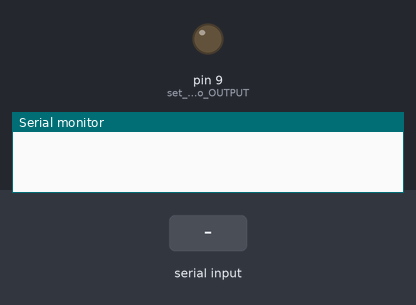
Recording of a sketch running on a simulated Arduino Uno, built with avr-gcc and run on an emulated ATmega328P. Parts: output pins drawn as LEDs (lit = HIGH), the last lines printed to the serial monitor. The inputs (shaded band) are chosen by the test bench.

Above: at 1.2 s.
1.3 s: "90,45\n" received over Serial
At 2.0 s:
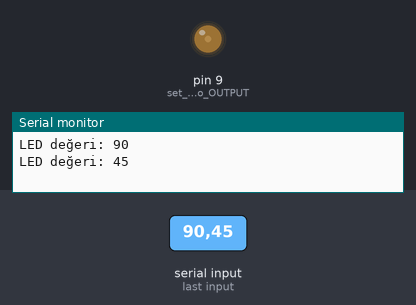
2.8 s: "30,150\n" received over Serial
At 3.2 s:
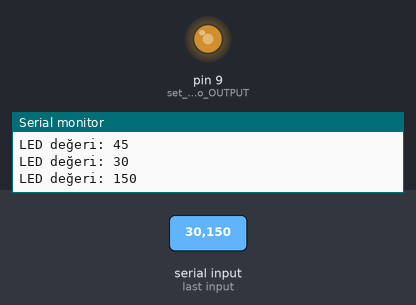
4.3 s: "200\n" received over Serial
At 5.4 s:
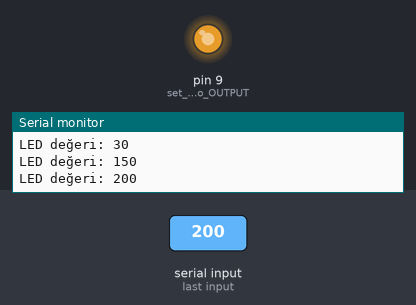
5.8 s: "90\n" received over Serial
At 6.5 s:
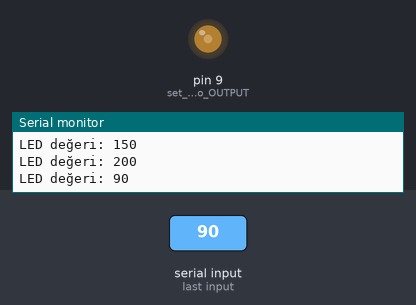
Timing chart, 0 to 8.3 s (numbered marks = the images above; inputs shaded):
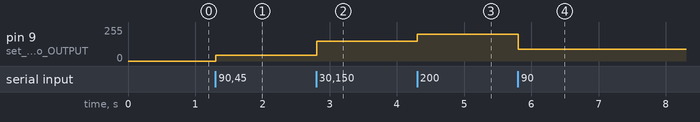

Measured:
- after the input at 1.3 s, pin 9 (set_pin_9_to_OUTPUT): 0/255 → 45/255 at once
- after the input at 2.8 s, pin 9 (set_pin_9_to_OUTPUT): 45/255 → 150/255 at once
- after the input at 4.3 s, pin 9 (set_pin_9_to_OUTPUT): 150/255 → 200/255 at once
- after the input at 5.8 s, pin 9 (set_pin_9_to_OUTPUT): 200/255 → 90/255 at once

The sketch:

Serial_LED.ino
```cpp
void setup() {
  // put your setup code here, to run once:
    pinMode(9,OUTPUT); // set pin 9 to OUTPUT
    Serial.begin(9600); // set serial baud rate to 9600
}

void loop() {
  // put your main code here, to run repeatedly:

    if(Serial.available()){
        int led = Serial.parseInt(); // Get int value through Serial
        Serial.setTimeout(86400000); // set serial timeout value to 86400000 ms 24 hour
        Serial.print("LED değeri: "); Serial.println(led); // print serial the led brightness
        analogWrite(9,led); // set pin's pwm to desired led brightness

    }
}
```
